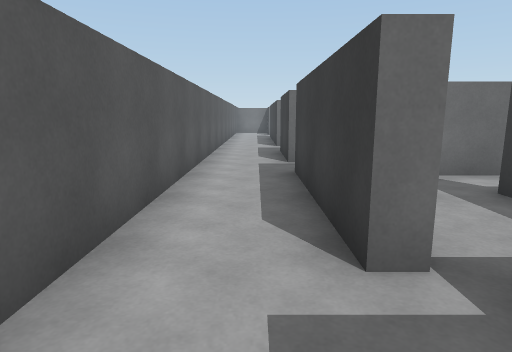
view 1 (above)

20 first-person views from a walk through a Unity game level. The camera is 1.2 m above the floor, tilts 10° down and sees 75° across. The floor is counted in squares, 1 m on a side. Each view is taken from the middle of a square. On the plan, view 1 faces up. The plan holds only what a view shows up to about 14 squares ahead; the rest is blank. The place goes on beyond the plan. Surface patterns are stand-ins for the level's own textures.

view 2
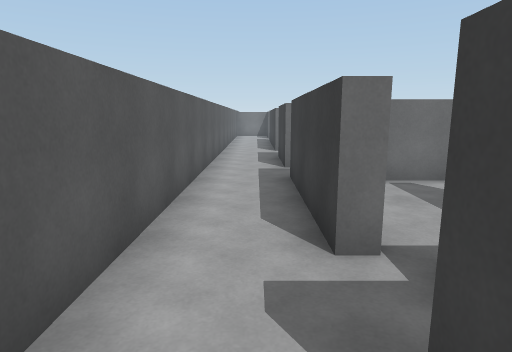

view 3
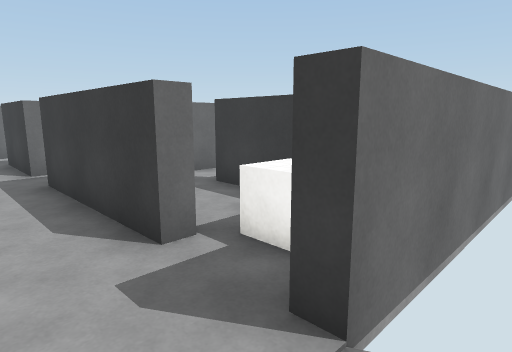

view 4
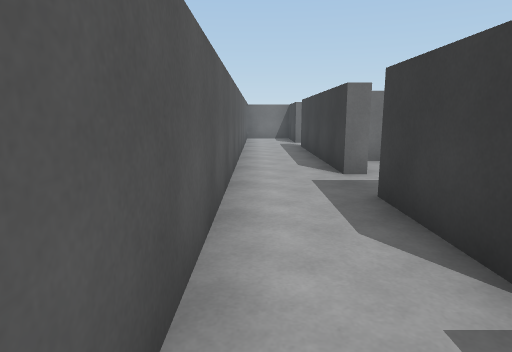

view 5
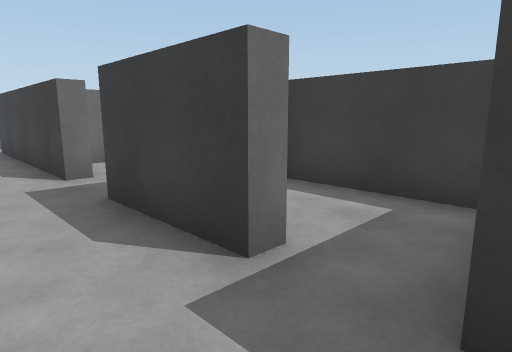

view 6
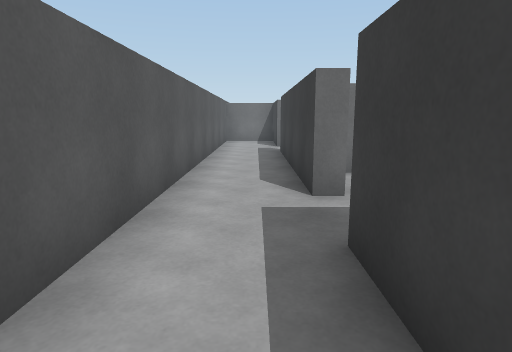

view 7
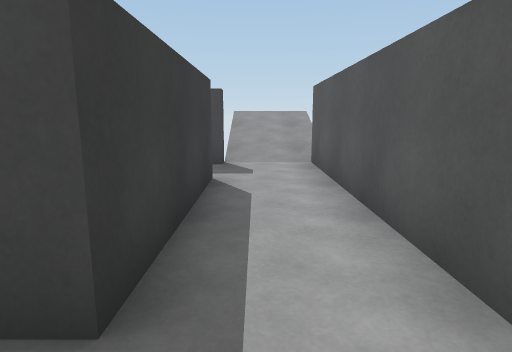

view 8
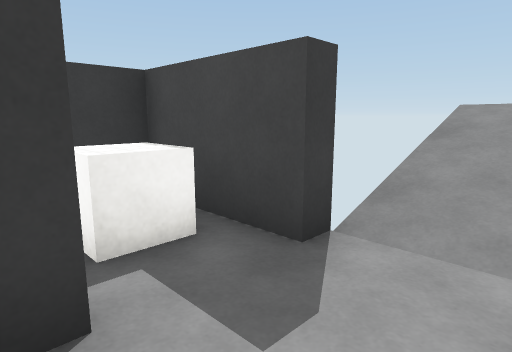

view 9
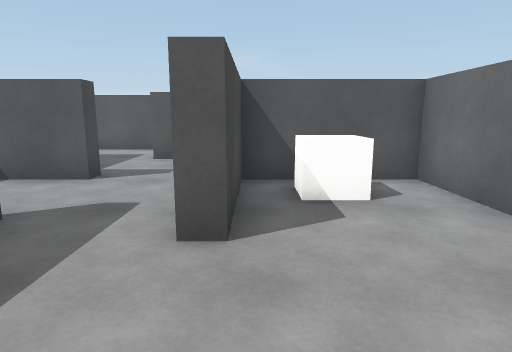

view 10
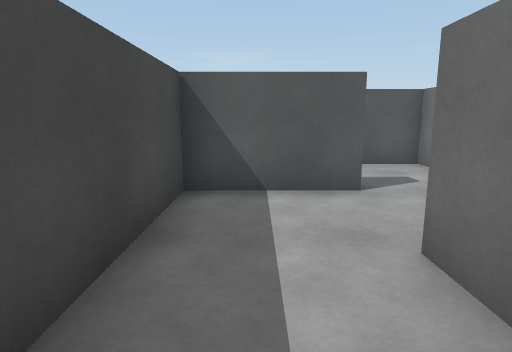

view 11
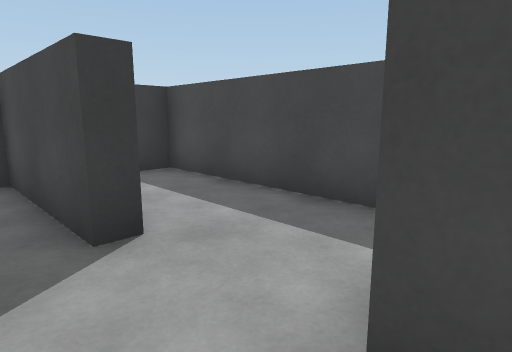

view 12
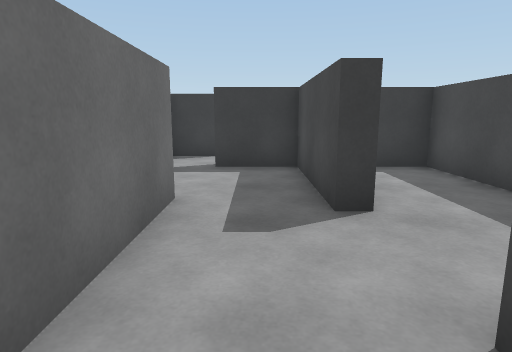

view 13
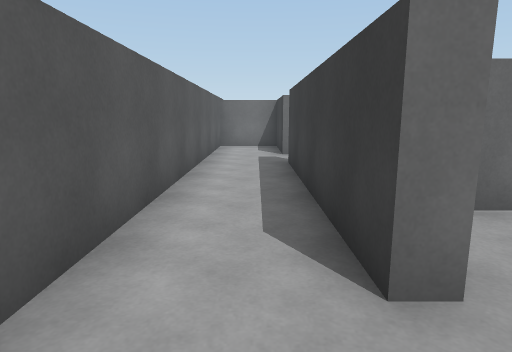

view 14
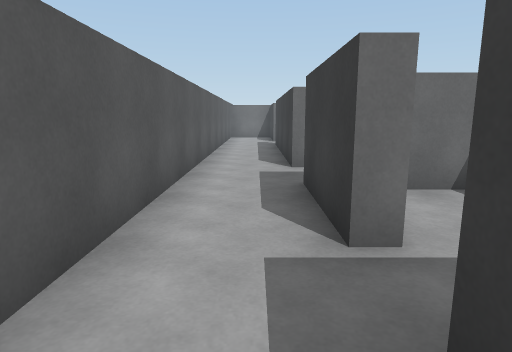

view 15
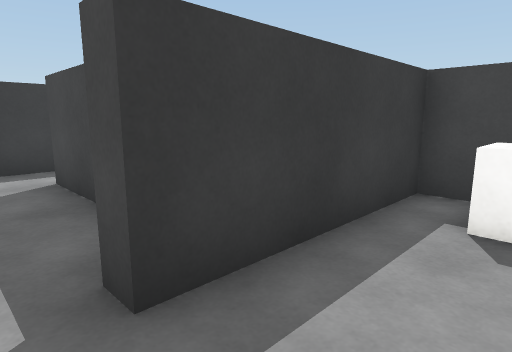

view 16
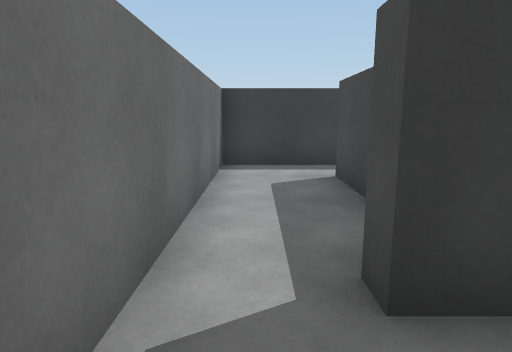

view 17
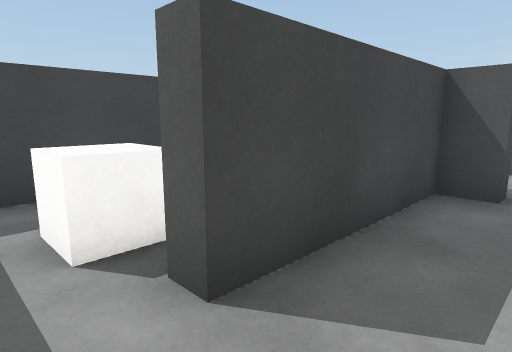

view 18
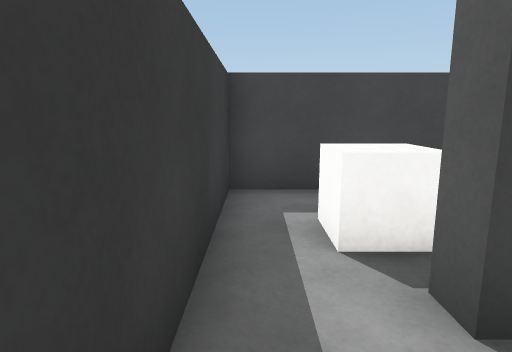

view 19
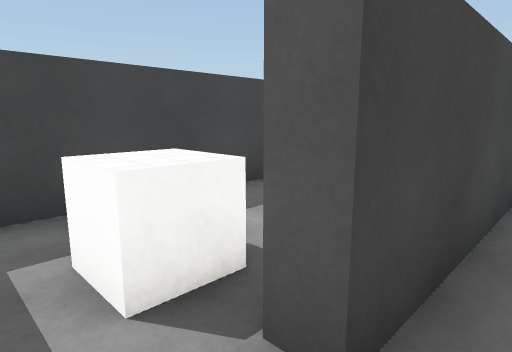

view 20
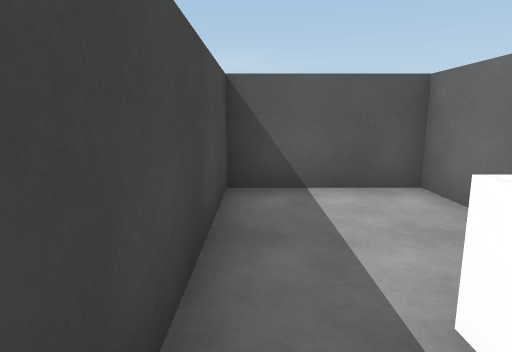

### Floor plan
Key: @ floor where view 1 was taken; # wall or solid block; x gap in a wall; . floor; / step, stairs or slope; C cube.
Columns run from 2 left of view 1 to 14 right of it. Each row starts with its distance up from view 1.
 21 #..x
 20 #..#  ####
 19 #..#  #.....
 18 #..#  #.C...    #
 17 #..#  #####.....#
 16 #..########.....
 15 #..#.........#
 14 #.........####
 13 #.....#..... #
 12 #..####......#
 11 #..#..########
 10 #..#..#
  9 #..#..#
  8 #.....#
  7 #..###########
  6 #..#.........#
  5 #..#..#......#
  4 #..#..######.#
  3 #..#..#....C.#
  2 #...C.#......#
  1 #.....#......#
  0 x.@###########
 -1  //
 -2  //
 -3  //
 -4  //

Where each view was taken, in squares from view 1:
view 1: 0 up, 0 right, facing up
view 2: 1 down, 0 right, facing up
view 3: 1 down, 1 left, facing up-right
view 4: 7 up, 1 left, facing up
view 5: 7 up, 1 left, facing up-right
view 6: 9 up, 0 right, facing up
view 7: 9 up, 0 right, facing down
view 8: 3 up, 1 left, facing down-right
view 9: 17 up, 11 right, facing left
view 10: 12 up, 10 right, facing left
view 11: 15 up, 4 right, facing down-right
view 12: 15 up, 3 right, facing right
view 13: 12 up, 0 right, facing up
view 14: 6 up, 0 right, facing up
view 15: 6 up, 2 right, facing down-right
view 16: 6 up, 2 right, facing right
view 17: 6 up, 10 right, facing down-left
view 18: 6 up, 10 right, facing down
view 19: 5 up, 10 right, facing down-left
view 20: 1 up, 10 right, facing left
